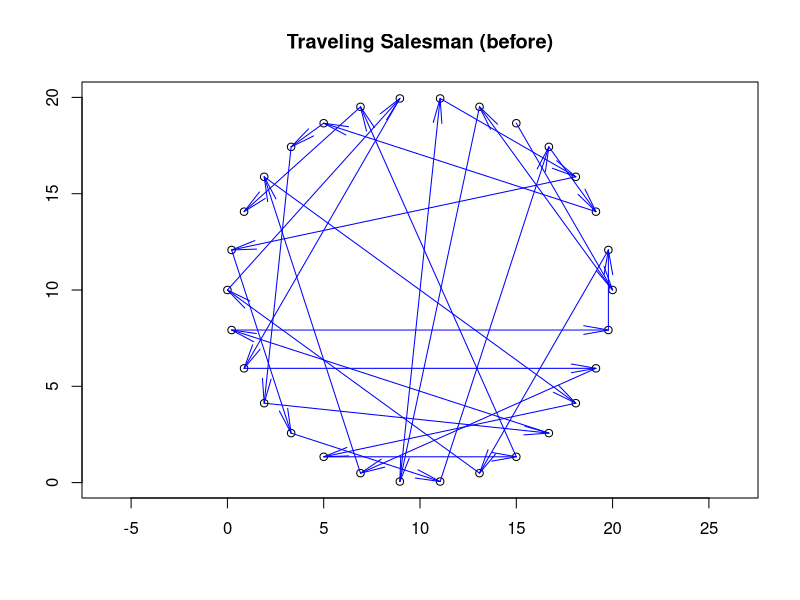
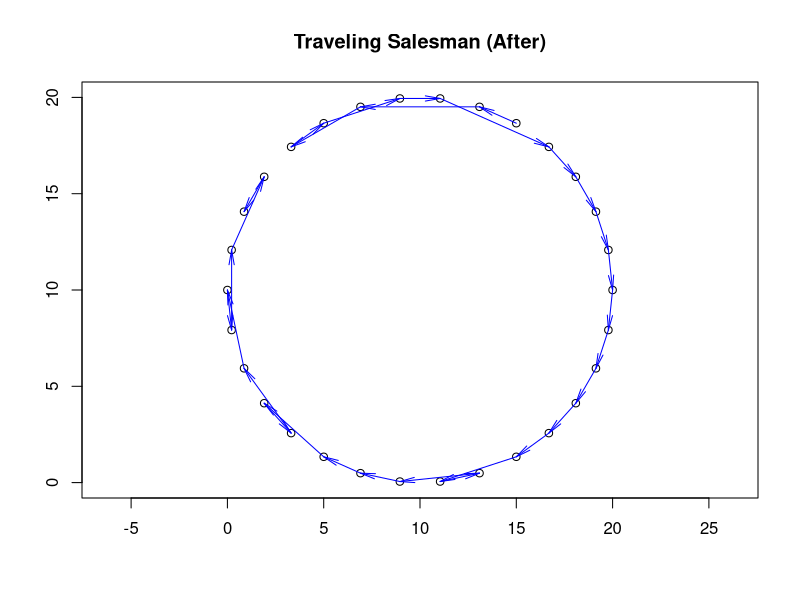

These figures' R source, in order:
## Artificial Intelligence for Humans
## Volume 1: Fundamental Algorithms
## R Version
## http://www.aifh.org
## http://www.jeffheaton.com
##
## Code repository:
## https://github.com/jeffheaton/aifh
##
## Copyright 2013 by Jeff Heaton
##
## Licensed under the Apache License, Version 2.0 (the "License");
## you may not use this file except in compliance with the License.
## You may obtain a copy of the License at
##
##     http://www.apache.org/licenses/LICENSE-2.0
##
## Unless required by applicable law or agreed to in writing, software
## distributed under the License is distributed on an "AS IS" BASIS,
## WITHOUT WARRANTIES OR CONDITIONS OF ANY KIND, either express or implied.
## See the License for the specific language governing permissions and
## limitations under the License.
##
## For more information on Heaton Research copyrights, licenses
## and trademarks visit:
## http://www.heatonresearch.com/copyright

## Chapter 9 Example: Discrete Optimization, Traveling Salesman
## 
## http://xkcd.com/399/
## http://en.wikipedia.org/wiki/Travelling_salesman_problem

# how many cities
cityCount <- 30

# define cities to be in a circle
ratio <- (2 * pi) / cityCount
city.x <- (cos(1:cityCount*ratio) * 10) + 10
city.y <- (sin(1:cityCount*ratio) * 10) + 10

# define an initial, random, path
path <- sample(1:cityCount, cityCount, replace=F)

# display a plot of the initial path
plot(city.x, city.y, xlim=c(0,20), ylim=c(0,20),asp = 1,xlab = "", ylab = "", axes = TRUE, main = "Traveling Salesman (before)")
arrows(city.x[path[1:(cityCount-1)]],
  city.y[path[1:(cityCount-1)]],
  city.x[path[2:cityCount]],
  city.y[path[2:cityCount]],
  angle = 10, col = "blue")

# Define a score function, this sumes the euclidean distance over the entire path
distance <- function(path) {  
  path2 <- embed(path,2)
  sqrt(sum(  (city.x[path2[,1]]-city.x[path2[,2]])^2 +  (city.y[path2[,1]]-city.y[path2[,2]])^2  ))
}

# move to neighbor solution, swap two cities on the path
moveNeighbor <- function(path) {  
  idx <- seq(2, length(path)-1)
  changepoints <- sample(idx, size = 2, replace = FALSE)
  tmp <- path[changepoints[1]]
  path[changepoints[1]] <- path[changepoints[2]]
  path[changepoints[2]] <- tmp
  path
}

# perform the simulated annealing
result <- optim(path, distance, moveNeighbor, method = "SANN",
             control = list(maxit = 200000, temp = 10, tmax=20, trace = TRUE,
                            REPORT = 500) )

# get the result path
resultPath <- result$par

# plot the result path
plot(city.x, city.y, xlim=c(0,20), ylim=c(0,20),asp = 1,xlab = "", ylab = "", axes = TRUE, main = "Traveling Salesman (After)")
arrows(city.x[resultPath[1:(cityCount-1)]],
       city.y[resultPath[1:(cityCount-1)]],
       city.x[resultPath[2:cityCount]],
       city.y[resultPath[2:cityCount]],
       angle = 10, length=0.15, col = "blue")


